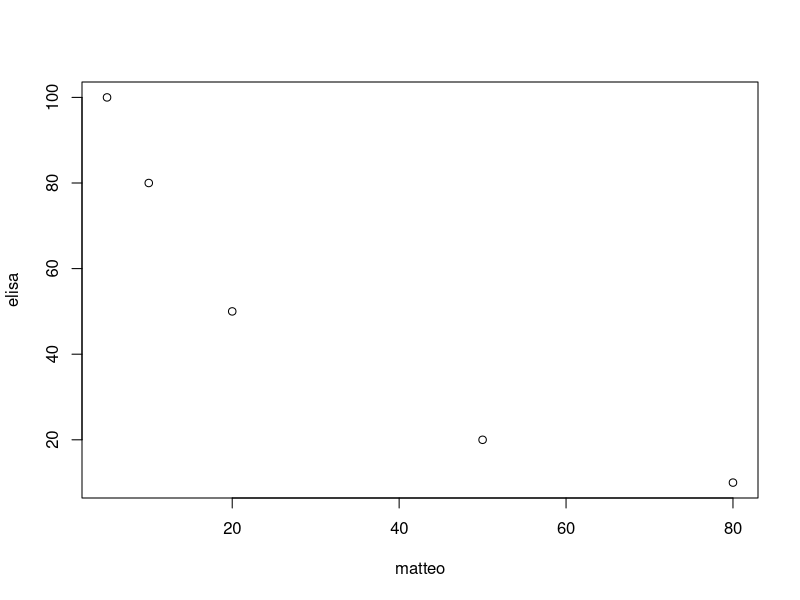
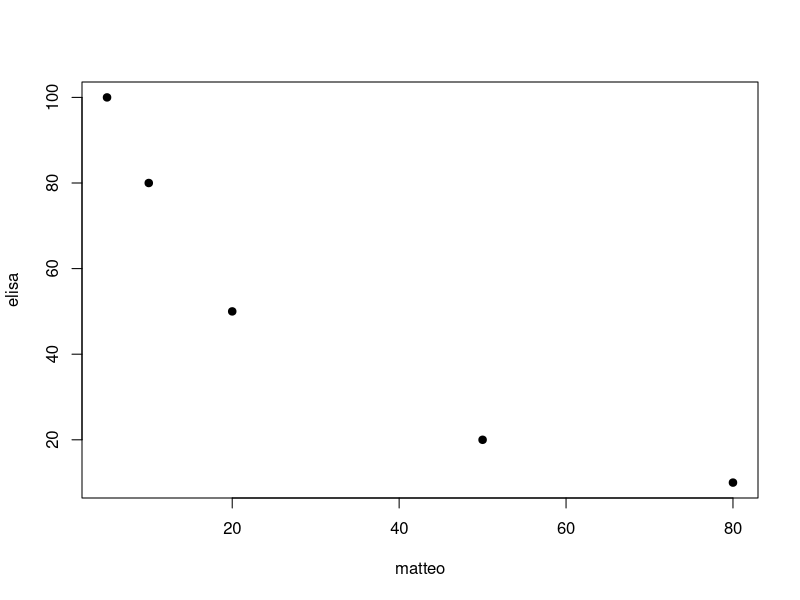
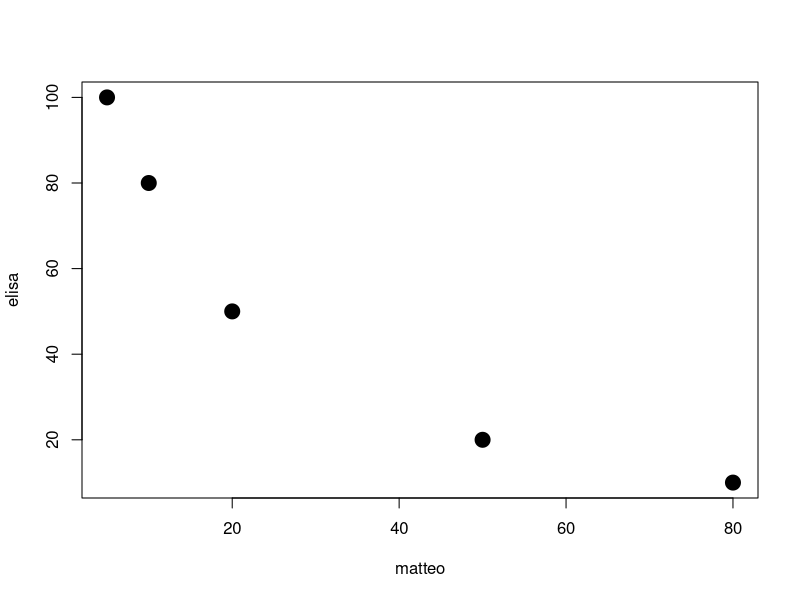
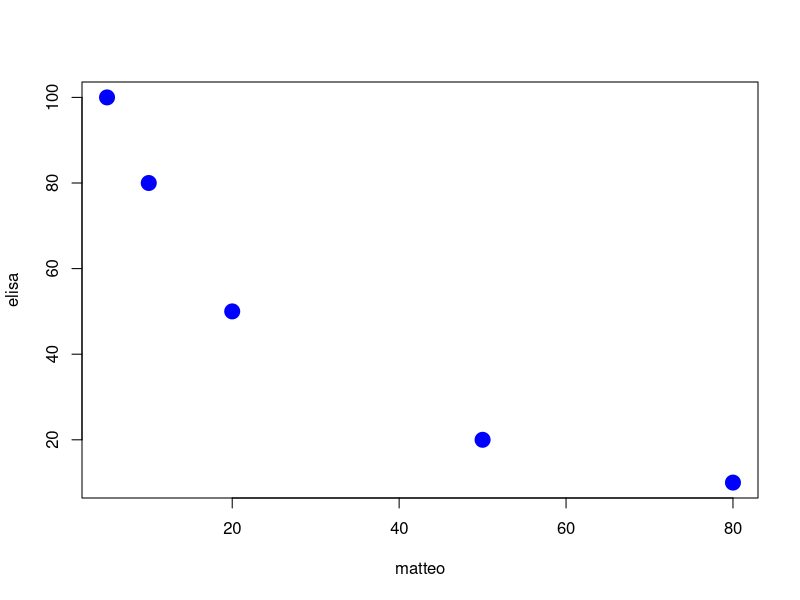
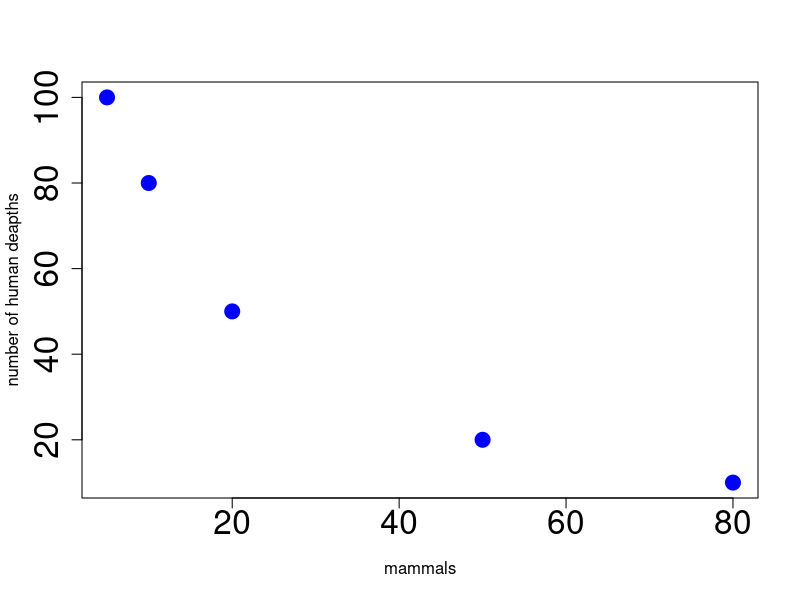
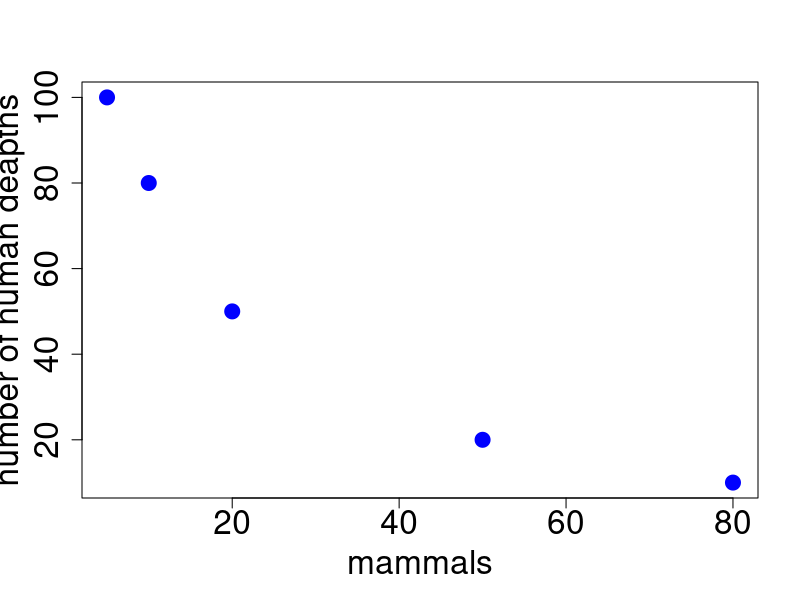

Write the R code that produced these figures, in order.
# first operation
2 + 3

# first object
cecilia <- 2 + 3

# second object
julius <- 4 + 6

cecilia + julius # 2 + 3 + 4 + 6
cecilia*julius
cecilia^julius


#first function c( ) 
matteo <- c(5, 10, 20, 50, 80) #an a array is a set of elements, of mammal species in this case
sum(5,10) #do not put sum ()

elisa <- c(100, 80, 50, 20, 10)  #an a array of human deaths

plot(matteo, elisa)

#changing the point character
plot(matteo, elisa, pch=19)

#caracter exaggeration
plot(matteo, elisa, pch=19, cex=2)

#color
plot(matteo, elisa, pch=19, cex=2, col="blue")

#changing labels
plot(matteo, elisa, pch=19, cex=2, col="blue", xlab="mammals", ylab="number of human deapths", cex.axis=2)

#long fuction
plot(matteo, 
     elisa, 
     pch=19, 
     cex=2, 
     col="blue", 
     xlab="mammals", 
     ylab="number of human deapths", 
     cex.axis=2,
     cex.lab=2)
